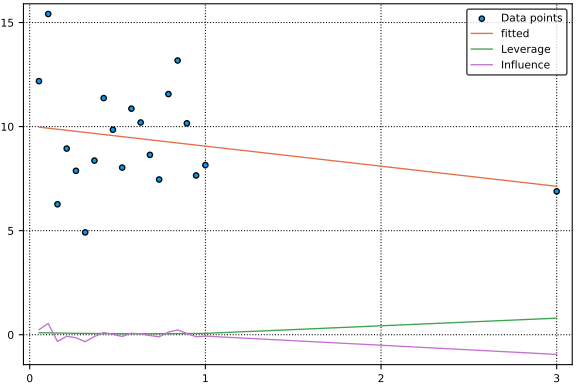

This figure's Julia source:
# this illustrates effect and detection of influential observations
using Plots
pyplot()
n = 20
x = (1:n-1)/(n-1)
x = [x; 3] # the last observation is an outlying value of x

x = [ones(n,1) x]
P = x*inv(x'*x)*x'

beta = [10, -1]
e = 2*randn(n,1)
y = x*beta + e


# The fit
yhat = P*y

# calculate leverage and influence
leverage = diag(P)
e = y - yhat
influence = (leverage ./ (1-leverage)) .* e

xlabel = "X"
x = x[:,2]
scatter(x, y, label = "Data points")
plot!(x, yhat, label = "fitted")
plot!(x, leverage, label = "Leverage")
plot!(x, influence, label = "Influence")
gui()
savefig("InfluentialObservation.svg")
